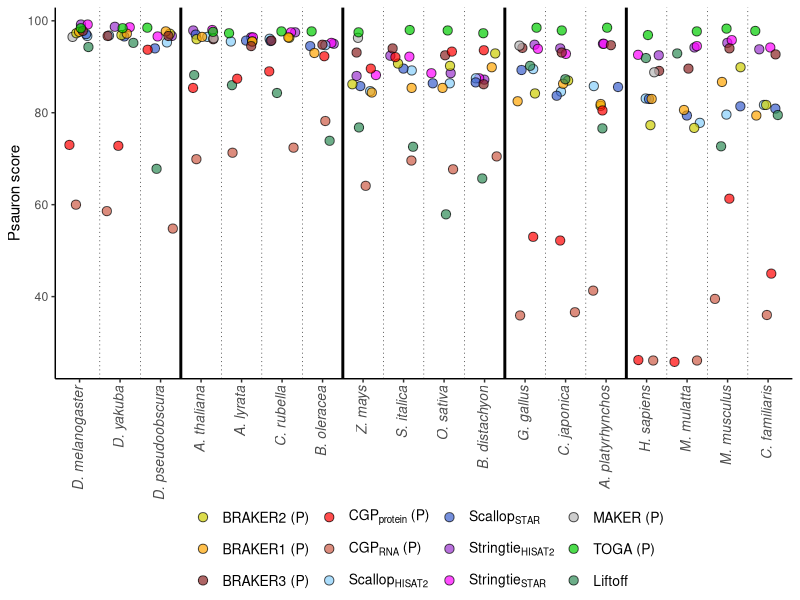
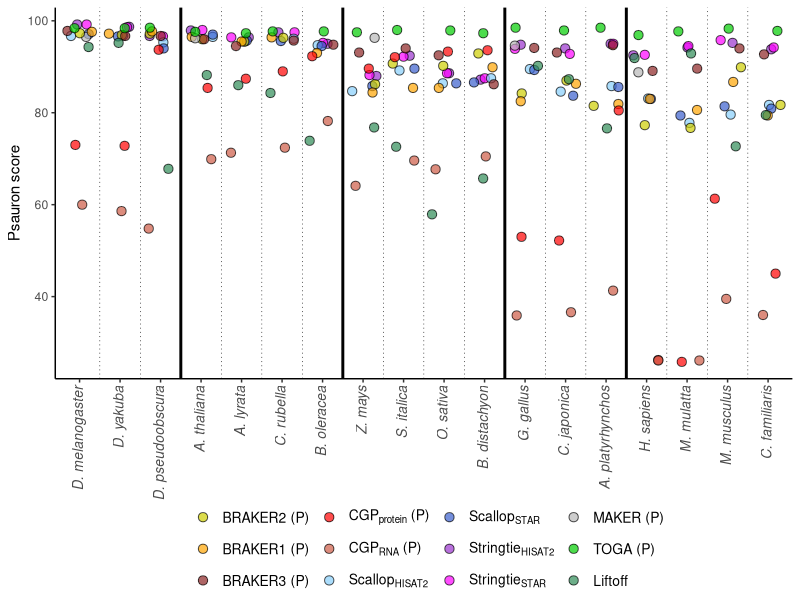

Generate these figures, in order, with R:
## ---- chunk 1
currentdir=getwd()
setwd(currentdir)
library(tidyverse)
## ---- chunk 2
annotations <-read_csv("../../data/Table_S3.csv")
annotations <- annotations %>% filter(!method %in% c("BrkProt-unfilt","BrkProt-fullsupport","BrkRNA-unfilt",
                                                     "BrkRNA-fullsupport","CGPdenovo","TSEBRA","MakerNoRnaNoEvm",
                                                     "MakerRnaEvm","MakerNoRnaEvm")) 

methodlabels<-c("BRAKER2 (P)","BRAKER1 (P)","BRAKER3 (P)",expression(paste(CGP[protein]," (P)")),expression(paste(CGP[RNA]," (P)")),expression(Scallop[HISAT2]),expression(Scallop[STAR]),expression(Stringtie[HISAT2]),expression(Stringtie[STAR]),"MAKER (P)","TOGA (P)","Liftoff")

annotations$method <- factor(annotations$method,levels=c("BrkProt","BrkRNA","Braker3","CGPprotein","CGPrnaseq",
                                           "ScalHisat","ScalStar","StrHisat","StrStar","MakerRnaNoEvm","TOGA","liftoff"))

annotations <- annotations %>% mutate(species = str_replace(species, "dmelanogaster", "D. melanogaster")) %>%
     mutate(species = str_replace(species, "dpseudoobscura", "D. pseudoobscura")) %>%  
     mutate(species = str_replace(species, "dyakuba", "D. yakuba")) %>%
     mutate(species = str_replace(species, "alyrata", "A. lyrata")) %>%
     mutate(species = str_replace(species, "athaliana", "A. thaliana")) %>%
     mutate(species = str_replace(species, "boleracea", "B. oleracea")) %>%
     mutate(species = str_replace(species, "crubella", "C. rubella")) %>%
     mutate(species = str_replace(species, "osativa", "O. sativa")) %>%
     mutate(species = str_replace(species, "sitalica", "S. italica")) %>%
     mutate(species = str_replace(species, "bdistachyon", "B. distachyon")) %>%
     mutate(species = str_replace(species, "zmays", "Z. mays")) %>%
     mutate(species = str_replace(species, "bmori", "B. mori")) %>%
     mutate(species = str_replace(species, "herato", "H. erato")) %>%
     mutate(species = str_replace(species, "dplexippus", "D. plexippus")) %>%
     mutate(species = str_replace(species, "human", "H. sapiens")) %>%
     mutate(species = str_replace(species, "macaque", "M. mulatta")) %>%
     mutate(species = str_replace(species, "dog", "C. familiaris")) %>%
     mutate(species = str_replace(species, "mouse", "M. musculus")) %>%
     mutate(species = str_replace(species, "chicken", "G. gallus")) %>%
     mutate(species = str_replace(species, "quail", "C. japonica")) %>%
     mutate(species = str_replace(species, "mallard", "A. platyrhynchos"))


annotations <- annotations %>% mutate_at(vars(species),factor,levels=c("D. melanogaster",
              "D. yakuba", "D. pseudoobscura","A. thaliana", "A. lyrata","C. rubella","B. oleracea","Z. mays","S. italica","O. sativa",
               "B. distachyon", "G. gallus","C. japonica","A. platyrhynchos","H. sapiens","M. mulatta","M. musculus","C. familiaris","H. erato","D. plexippus","B. mori"))
## ---- chunk 3
psauron_plot <- annotations %>% filter(group!="heliconines") %>% ggplot(aes(x=species,y=PsauronScore)) + geom_point(aes(fill=method),color="black",pch=21,position = position_jitter(w = 0.33,h = 0),alpha=0.7,size=2.8) +
    scale_fill_manual(labels=methodlabels,values=c("yellow3","orange","brown4", "red","coral3", "lightskyblue", "royalblue3","darkorchid3", "magenta","gray72","green3","seagreen")) + 
theme_classic() +
theme(legend.text.align = 0) + 
theme(legend.text=element_text(size=10)) +
theme(axis.text.x=element_text(angle=90, size=10,hjust=1,vjust=0.32,face="italic")) + 
ylab("Psauron score") +
xlab("") + 
geom_vline(xintercept=1.5,linetype="dotted",size=0.2) +
geom_vline(xintercept=2.5,linetype="dotted",size=0.2)+
geom_vline(xintercept=3.5,linetype="solid",size=1) +
geom_vline(xintercept=4.5,linetype="dotted",size=0.2) +
geom_vline(xintercept=5.5,linetype="dotted",size=0.2) +
geom_vline(xintercept=6.5,linetype="dotted",size=0.2) +
geom_vline(xintercept=7.5,linetype="solid",size=1)+
geom_vline(xintercept=8.5,linetype="dotted",size=0.2) +
geom_vline(xintercept=9.5,linetype="dotted",size=0.2) +
geom_vline(xintercept=10.5,linetype="dotted",size=0.2) +
geom_vline(xintercept=11.5,linetype="solid",size=1)+
geom_vline(xintercept=12.5,linetype="dotted",size=0.2) +
geom_vline(xintercept=13.5,linetype="dotted",size=0.2) +
geom_vline(xintercept=14.5,linetype="solid",size=1) +
geom_vline(xintercept=15.5,linetype="dotted",size=0.2) +
geom_vline(xintercept=16.5,linetype="dotted",size=0.2) +
geom_vline(xintercept=17.5,linetype="dotted",size=0.2) +
guides(fill = guide_legend(title = "")) +
theme(legend.position="bottom") +
theme(legend.margin=margin(-22, 0, 0, 0))

print(psauron_plot)

ggsave(psauron_plot,file="Figure5.pdf",width=8,height=5.5)
